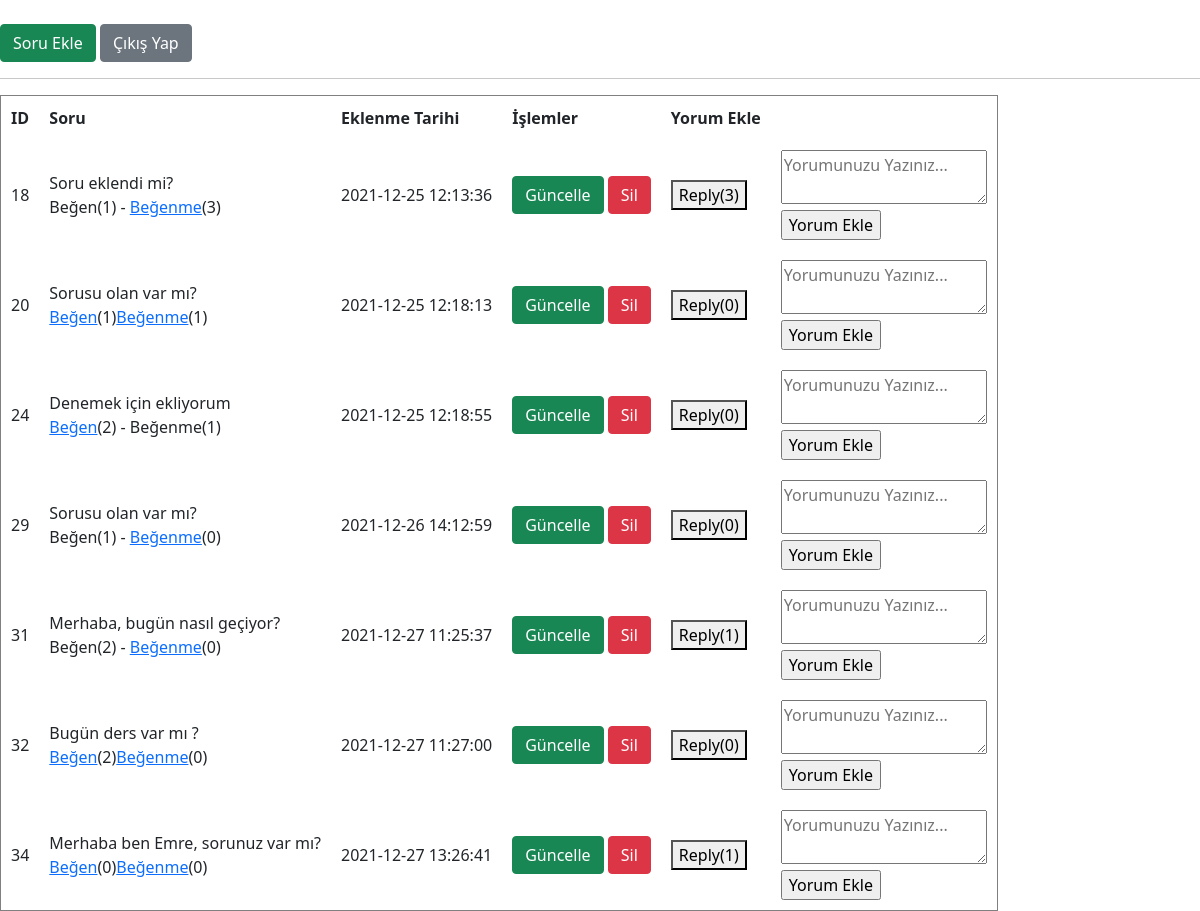
/questions.php (signed in), run on the app's committed database.
### tables this page shows
CREATE TABLE `question` (
  `id` int(11) NOT NULL,
  `q_name` varchar(200) NOT NULL,
  `q_date` timestamp NOT NULL DEFAULT current_timestamp()
);

### questions.php (the view, shortened to what this page needs)
<!DOCTYPE html>
<html lang="tr">
<head>
    <link type="text/css" rel="stylesheet" href="css/bootstrap.css">
</head>
<body>
<?php
include 'config.php';
$sql = "SELECT * FROM question";
$result = mysqli_query($conn,$sql);
$num_rows = mysqli_num_rows($result);
?>
    <br>
    <p>
        <a href="q-insert-form.php"><button class="btn btn-success">Soru Ekle</button></a>
        <a href="logout.php"><button class="btn btn-secondary">Çıkış Yap</button></a>
    </p>
    <hr>
    <table style="float:left;" border="1" cellpadding="10" cellspacing="5">
        <tr>
            <th>ID</th>
            <th>Soru</th>
            <th>Eklenme Tarihi</th>
            <th>İşlemler</th>
            <th>Yorum Ekle</th>
        </tr>
        <?php
            $user_id = $_SESSION['user_id'];
            if($num_rows > 0){
                while($row = mysqli_fetch_assoc($result)){
                    $q_id = $row['id'];
                    $sql2 = "SELECT COUNT(*) as count FROM likes WHERE q_id = $q_id AND type=1";
                    $result2 = mysqli_query($conn,$sql2);
                    $row2 = mysqli_fetch_assoc($result2);
                    $like = $row2['count'];
                    echo '<tr>';
                        echo "<td>$q_id</td>";
                        echo "<td>";
                            echo $row['q_name'];
                            echo" <br>";
                            $sql3 = "SELECT * FROM likes WHERE q_id = $q_id AND user_id=$user_id AND type=1";
                            $result3 = mysqli_query($conn,$sql3);
                            $num_rows3 = mysqli_num_rows($result3);
                            if($num_rows3 > 0){
                                echo "Beğen($like)";
                                echo " - ";
                            }else{
                                echo "<a href='q-like.php?q_id=$q_id&user_id=$user_id'>Beğen</a>($like)";
                            }
                    $sql_dislike = "SELECT COUNT(*) as count FROM likes WHERE q_id = $q_id AND type=0";
                    $result_dislike = mysqli_query($conn,$sql_dislike);
                    $row_dislike = mysqli_fetch_assoc($result_dislike);
                    $dislike = $row_dislike['count'];
                            $sql4 = "SELECT * FROM likes WHERE q_id = $q_id AND user_id=$user_id AND type=0";
                            $result4 = mysqli_query($conn,$sql4);
                            $num_rows4 = mysqli_num_rows($result4);
                            if($num_rows4 > 0){
                                echo " - ";
                                echo "Beğenme($dislike)";
                            }else{
                                echo "<a href='q-dislike.php?q_id=$q_id&user_id=$user_id'>Beğenme</a>($dislike)";
                            }
                        echo "</td>";
                        echo "<td>".$row['q_date']."</td>";
                        echo '<td>';
                        echo '<a href="q-update-form.php?id=' . $row['id'] . '"><button class="btn btn-success">Güncelle</button></a> ';
                        echo '<a href="q-delete-form.php?id='.$row['id']  . '"><button class="btn btn-danger">Sil</button></a> ';
                        echo '</td>';
                        $sql_reply = "SELECT COUNT(*) as count FROM reply WHERE q_id = $q_id";
                        $result_reply = mysqli_query($conn,$sql_reply);
                        $row_reply= mysqli_fetch_assoc($result_reply);
                        $reply = $row_reply['count'];
                            echo
                            "<td>
                            <form action='questions.php?q_id=$q_id&user_id=$user_id' method=POST>
                                <button name='reply'>Reply($reply)</button>
                            </td>
                            </form>";
                            echo"
                            <td>
                                <form action='q-reply.php?q_id=$q_id&user_id=$user_id' method='POST'>
                                    <textarea placeholder='Yorumunuzu Yazınız...' name='txtYorum'></textarea> <br>
                                    <input type='submit' name='yorumEkle' value='Yorum Ekle'>
                                </form>
                            </td>";
                    echo '</tr>';
                }
            }
            ?>
    </table>
</body>
</html>

### data on the page
question: id "18", q_name "Soru eklendi mi?", like "1", dislike "3", q_date "2021-12-25 12:13:36", reply "3"
question: id "20", q_name "Sorusu olan var mı?", like "1", dislike "1", q_date "2021-12-25 12:18:13", reply "0"
question: id "24", q_name "Denemek için ekliyorum", like "2", dislike "1", q_date "2021-12-25 12:18:55", reply "0"
question: id "29", q_name "Sorusu olan var mı?", like "1", dislike "0", q_date "2021-12-26 14:12:59", reply "0"
question: id "31", q_name "Merhaba, bugün nasıl geçiyor?", like "2", dislike "0", q_date "2021-12-27 11:25:37", reply "1"
question: id "32", q_name "Bugün ders var mı ?", like "2", dislike "0", q_date "2021-12-27 11:27:00", reply "0"
question: id "34", q_name "Merhaba ben Emre, sorunuz var mı?", like "0", dislike "0", q_date "2021-12-27 13:26:41", reply "1"
